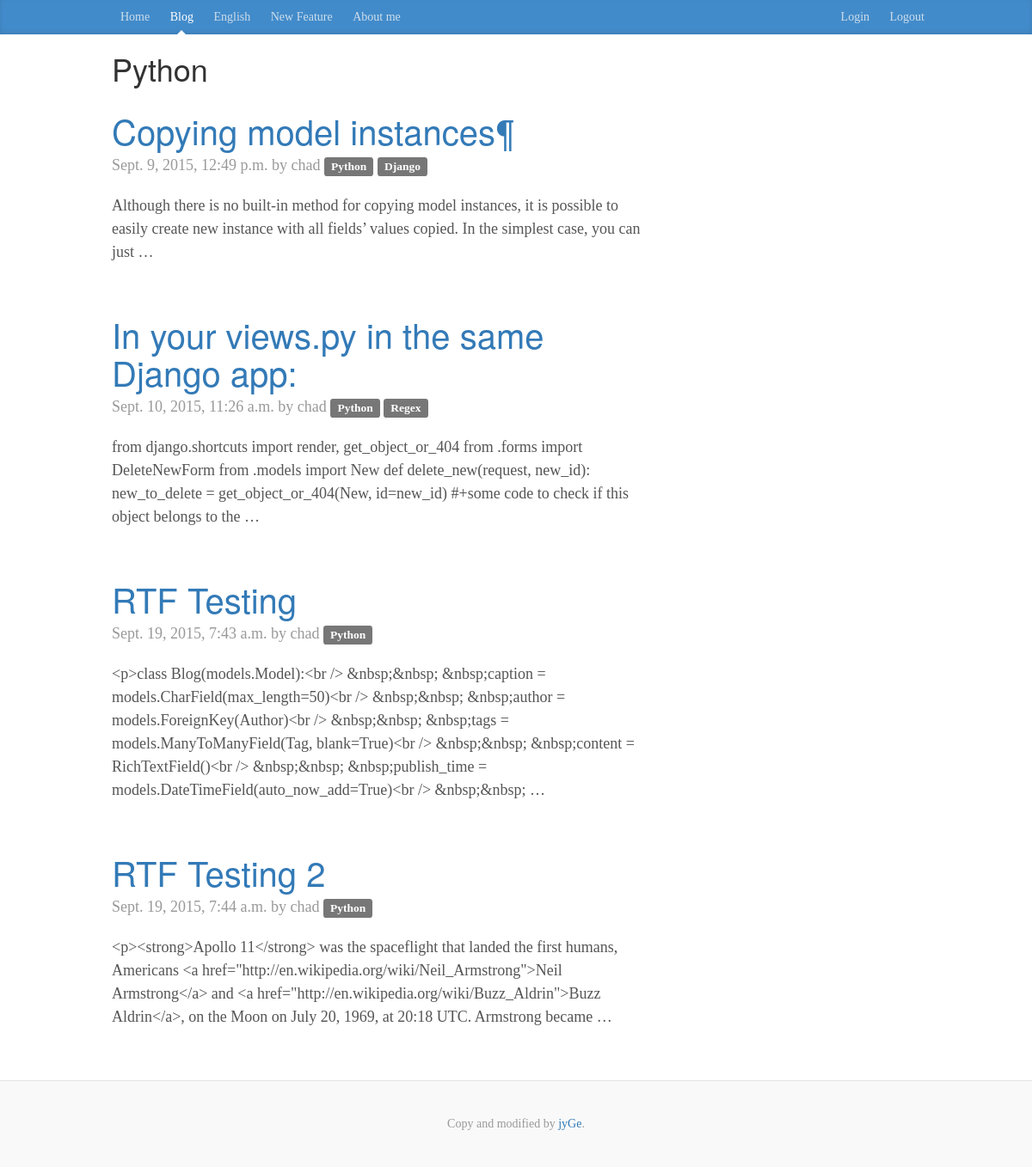
The page /sblog/blog/tag/Python/ on the database as committed earlier.
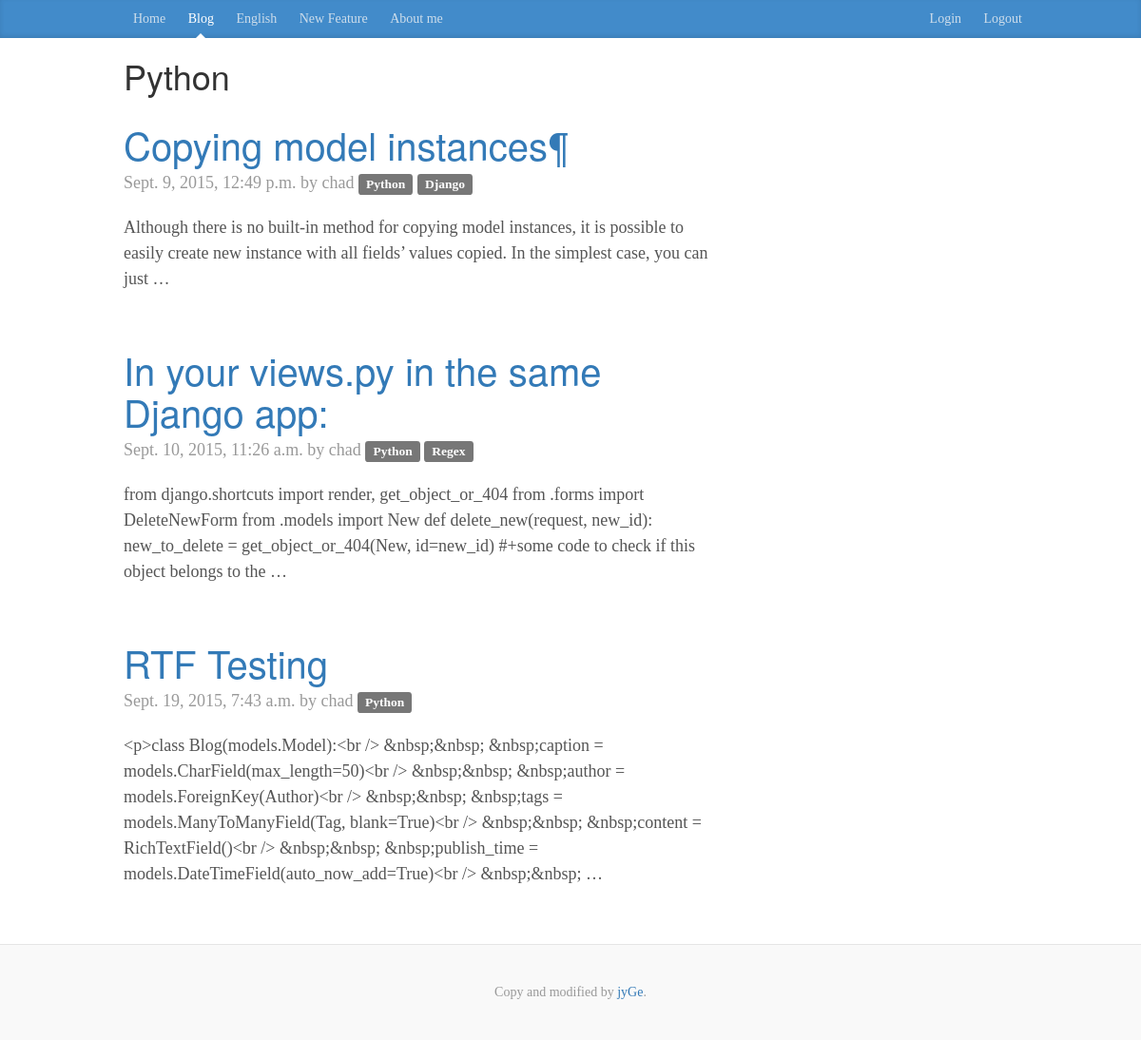
The same page on the database as committed later.
### sblog/models.py (models this page shows, shortened)
class Blog(models.Model):
	caption = models.CharField(max_length=50)
	author = models.ForeignKey(Author)
	tags = models.ManyToManyField(Tag, blank=True)
	content = RichTextField(config_name='ckeditor')
	publish_time = models.DateTimeField(auto_now_add=True)
	update_time = models.DateTimeField(auto_now=True)

class Author(models.Model):
	name = models.CharField(max_length=30)
	email = models.EmailField(blank=True)
	website = models.URLField(blank=True)
	def __str__(self):
		return self.name

class Tag(models.Model):
	tag_name = models.CharField(max_length=20, blank=True)
	create_time = models.DateTimeField(auto_now_add=True)
	def __str__(self):
		return self.tag_name

### sblog/views.py (the view)
# urls.py: url(r'^blog/tag/(?P<tag_name>\w+)/$', views.blog_tag_list, name='blogtag'),
def blog_tag_list(request, tag_name):
	blogs_list_with_tag = Blog.objects.filter(tags__tag_name=tag_name)
	return render(request, 'sblog/blogtag.html',
		{'blogs_list_with_tag': blogs_list_with_tag,
		'tag_name': tag_name})

### sblog/templates/sblog/blogtag.html (shortened to what this page needs)
{% extends "sblog/base.html" %}
{% block content %}
<div class="container">
    <div class="blog-header">
        <h1>{{ tag_name }}</h1>
    </div>
       <div class="row">
        <div class="col-sm-8 blog-main">
            {% for blog in blogs_list_with_tag %}
            <div class="blog-post">
                <h2 class="blog-post-title"><a href="{% url 'sblog:detailblog' blog.id %}">{{ blog.caption }}</a></h2>
                    <p class="blog-post-meta">{{ blog.publish_time }} by {{ blog.author }}
                        {% for tag in blog.tags.all %}
                            <a href="{% url 'sblog:blogtag' tag.tag_name %}"><span class="label label-default">{{ tag }}</span></a>
                        {% endfor %}
                    </p>
                <p>{{ blog.content|truncatewords:30 }}</p>
            </div>
            {% endfor %}
        </div>
    </div>
</div>
{% endblock %}

Rows that differ between the two databases and show on the page:
removed Blog: caption "RTF Testing 2", publish_time "Sept. 19, 2015, 7:44 a.m.", author "chad", content "<p><strong>Apollo 11</strong> was the spaceflight that landed the first humans, Americans <a href=\"http://en.wikipedia.org/wiki/Neil_Armstrong\">Neil Armstrong</a> and <a href=\"http://en.wikipedia.org/wiki/Buzz_Aldrin\">Buzz Aldrin</a>, on the Moon on July 20, 1969, at 20:18 UTC. Armstrong became …", Tag (tag_name "Python")
